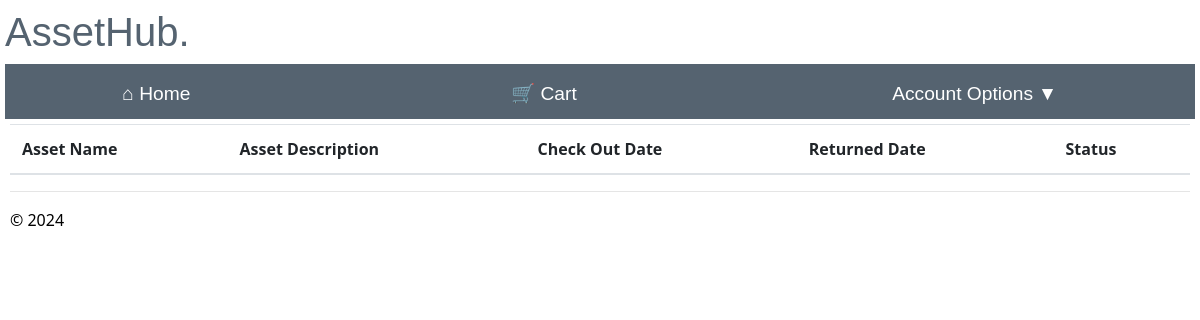
Page /order_history (signed in) on the earlier database version.
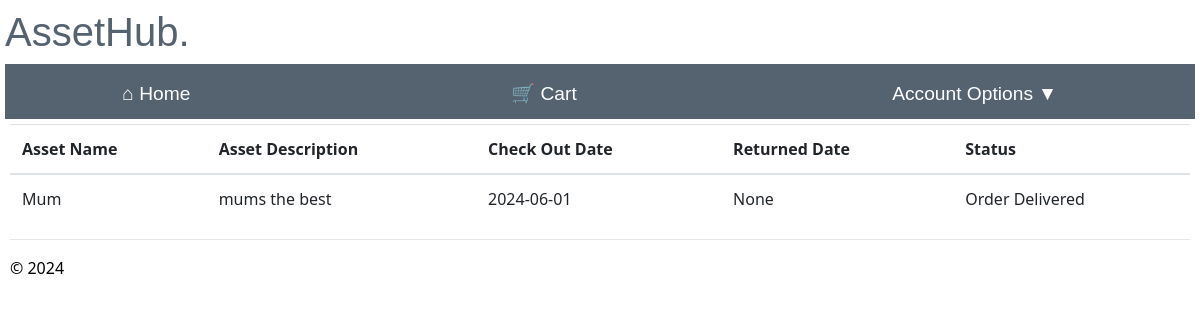
Same page on the later database version.
### app/models/models.py (models this page shows)
class Assets(db.Model):
    __tablename__ = 'assets'
    asset_id = db.Column(db.Integer, primary_key=True, nullable=False)
    asset_name = db.Column(db.String(100), nullable=True)#change to not null
    asset_description = db.Column(db.String(225), nullable=True)
    keyword = db.Column(db.String(50), nullable=False)
    available = db.Column(db.String(50), nullable=False, default='Y')

class Order(db.Model):
    __tablename__ = 'order'
    order_id = db.Column(db.Integer, primary_key=True, nullable=False)
    username = db.Column(db.Integer, db.ForeignKey('user.username'), nullable=False)#needs to be string
    asset_id = db.Column(db.String(100), db.ForeignKey('assets.asset_id'), nullable=False)
    branch_id = db.Column(db.Integer, db.ForeignKey('branch.branch_id'), nullable=False)
    check_out_date = db.Column(db.Date,nullable=False)
    return_date = db.Column(db.Date,nullable=True)
    status = db.Column(db.String(20),nullable= False, default='New Order')
    user = relationship('User', backref='order')
    asset = relationship('Assets', backref='order')
    branch = relationship('Branch', backref='order')

### app/main/routes.py (the view)
@bp.route("/order_history")
@login_required
def order_history():
    try:
        order_history = Order.query.filter(Order.username == current_user.username).all()
        asset_names = {}
        asset_description = {}
        for item in order_history:
            asset = Assets.query.filter_by(asset_id=item.asset_id).first()
            if asset:
                asset_names[item.asset_id] = asset.asset_name
                asset_description[item.asset_id] = asset.asset_description
        return render_template('order_history.html', order_history=order_history, asset_names=asset_names,asset_description=asset_description)
    except Exception as e:
        flash("An error occurred retrieving assets.")
    return redirect(url_for("main.home"))

### app/main/templates/order_history.html (shortened to what this page needs)
{% extends "layout.html" %}
{% block content %}
<table class="table table-hover">
    <thead class="active tables">
      <th>Asset Name</th>
      <th>Asset Description</th>
      <th>Check Out Date</th>
      <th>Returned Date</th>
      <th>Status</th>
    </thead>
    <tbody>
      {% for order_history in order_history %}
      <tr>
            <td>{{ asset_names[order_history.asset_id] }}</td>
            <td>{{ asset_description[order_history.asset_id ] }}</td>
            <td>{{ order_history.check_out_date }}</td>
            <td>{{ order_history.return_date }}</td>
            <td>{{ order_history.status }}</td>
      </tr>
      {% endfor %}
    </tbody>
  </table>
{% endblock %}

Differences in the rows shown:
added Order: check_out_date "2024-06-01", return_date "None", status "Order Delivered"
now on this page (row edited): Assets: asset_name "Mum", asset_description "mums the best"
